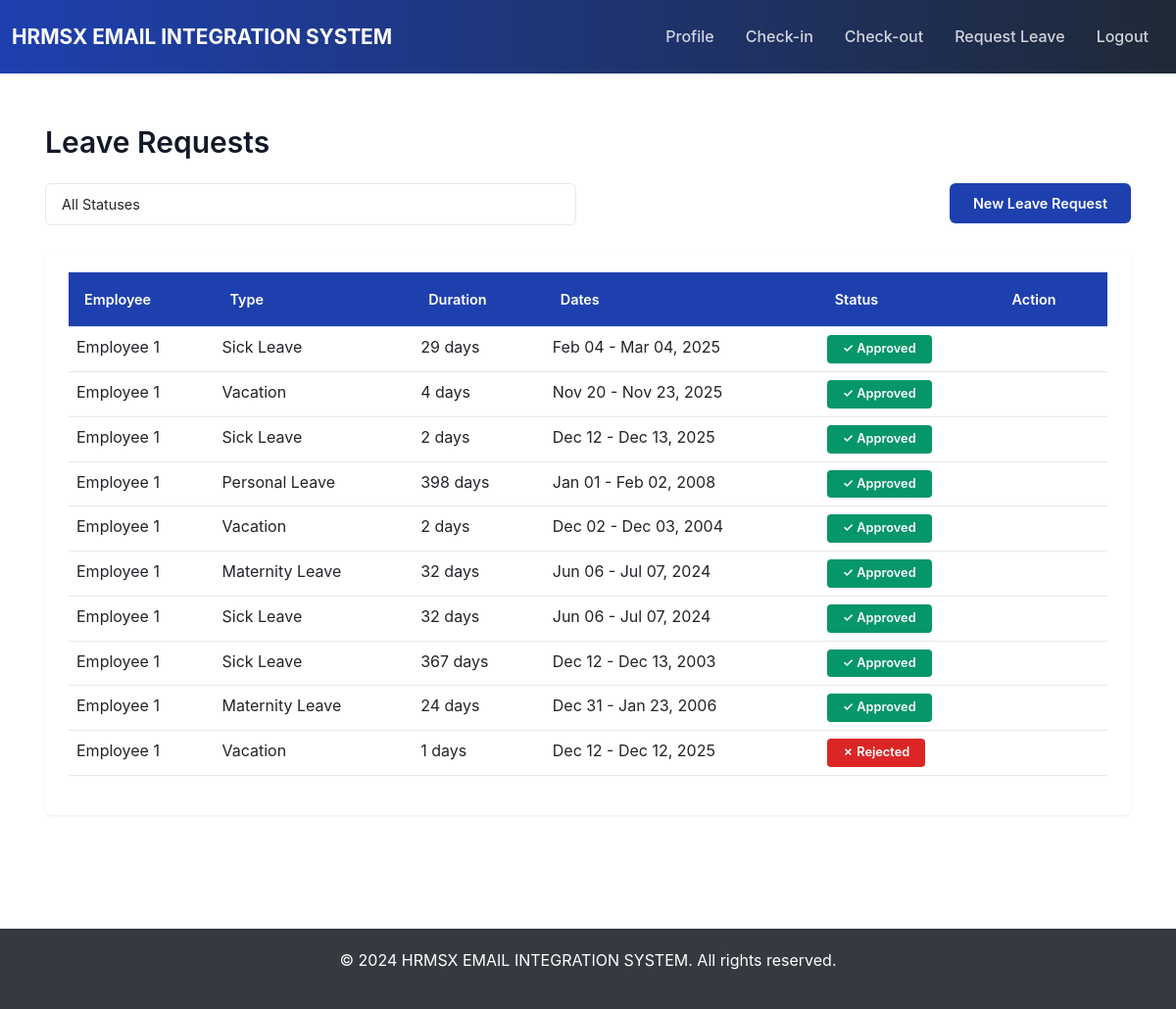
Screenshot of /leave/requests/ (signed in) with the database file from the repository.
### leave/models.py (models this page shows, shortened)
class LeaveRequest(models.Model):
    STATUS_CHOICES = [
        ('pending', 'Pending'),
        ('approved', 'Approved'),
        ('rejected', 'Rejected'),
        ('cancelled', 'Cancelled'),
    ]
    employee = models.ForeignKey(User, on_delete=models.CASCADE, related_name='leave_requests')
    leave_type = models.ForeignKey(LeaveType, on_delete=models.PROTECT)
    start_date = models.DateField()
    end_date = models.DateField()
    reason = models.TextField()
    status = models.CharField(max_length=20, choices=STATUS_CHOICES, default='pending')
    approved_by = models.ForeignKey(User, on_delete=models.SET_NULL, null=True, blank=True, related_name='approved_leaves')
    rejection_reason = models.TextField(blank=True)
    created_at = models.DateTimeField(auto_now_add=True)
    updated_at = models.DateTimeField(auto_now=True)
    class Meta:
        ordering = ['-created_at']
        verbose_name_plural = "Leave Requests"
    def get_duration_days(self):
        return (self.end_date - self.start_date).days + 1

class LeaveType(models.Model):
    name = models.CharField(max_length=50, unique=True)
    description = models.TextField(blank=True)
    is_active = models.BooleanField(default=True)
    created_at = models.DateTimeField(auto_now_add=True)
    class Meta:
        verbose_name_plural = "Leave Types"

### leave/views.py (the view, shortened to what this page needs)
# urls.py: path('requests/', views.leave_requests, name='leave_requests'),
@login_required(login_url='login')
def leave_requests(request):
    user = request.user
    role_profile = get_object_or_404(UserRole, user=user)
    if role_profile.role == 'employee':
        leave_requests = LeaveRequest.objects.filter(employee=user).order_by('-created_at')
    elif role_profile.role == 'hr':
        leave_requests = LeaveRequest.objects.all().order_by('-created_at')
    else:
        messages.error(request, 'You are not authorized to view this page.')
        return redirect('profile')
    status_filter = request.GET.get('status')
    if status_filter:
        leave_requests = leave_requests.filter(status=status_filter)
    paginator = Paginator(leave_requests, 10)
    page_number = request.GET.get('page')
    page_obj = paginator.get_page(page_number)
    context = {
        'page_obj': page_obj,
        'status_filter': status_filter,
        'is_pending': status_filter == 'pending',
        'is_approved': status_filter == 'approved',
        'is_rejected': status_filter == 'rejected',
    }
    return render(request, 'leave/requests.html', context)

### users/context_processors.py (called while the page is built)
def user_role(request):
    if request.user.is_authenticated:
        try:
            role_obj = UserRole.objects.get(user=request.user)
            return {
                'user_role': role_obj.role,
                'user_role_obj': role_obj,
            }
        except UserRole.DoesNotExist:
            return {
                'user_role': None,
                'user_role_obj': None,
            }
    return {
        'user_role': None,
        'user_role_obj': None,
    }

### templates/leave/requests.html (shortened to what this page needs)
{% extends 'base.html' %}
{% block content %}
<div class="container">
    <h2 class="mb-4"> Leave Requests</h2>
    <div class="row mb-4">
        <div class="col-md-6">
            <form method="get" class="d-flex gap-2">
                <select name="status" class="form-select" onchange="this.form.submit()">
                    <option value="">All Statuses</option>
                </select>
            </form>
        </div>
        <div class="col-md-6 text-end">
            {% if user.role_profile.role == 'employee' %}
            <a href="{% url 'request_leave' %}" class="btn btn-primary"> New Leave Request</a>
            {% endif %}
        </div>
    </div>
    <div class="card">
        <div class="card-body">
            {% if page_obj %}
            <table class="table table-hover">
                <thead class="table-light">
                    <tr>
                        <th>Employee</th>
                        <th>Type</th>
                        <th>Duration</th>
                        <th>Dates</th>
                        <th>Status</th>
                        <th>Action</th>
                    </tr>
                </thead>
                <tbody>
                    {% for leave in page_obj %}
                    <tr>
                        <td>{{ leave.employee.get_full_name }}</td>
                        <td>{{ leave.leave_type.name }}</td>
                        <td>{{ leave.get_duration_days }} days</td>
                        <td>{{ leave.start_date|date:"M d" }} - {{ leave.end_date|date:"M d, Y" }}</td>
                        <td>
                            {% if leave.status == 'pending' %}
                            <span class="badge bg-warning">Pending</span>
                            {% elif leave.status == 'approved' %}
                            <span class="badge bg-success">✓ Approved</span>
                            {% elif leave.status == 'rejected' %}
                            <span class="badge bg-danger">✗ Rejected</span>
                            {% else %}
                            <span class="badge bg-secondary">{{ leave.get_status_display }}</span>
                            {% endif %}
                        </td>
                        <td>
                        </td>
                    </tr>
                    {% endfor %}
                </tbody>
            </table>
            {% else %}
            <p class="text-muted text-center py-4">No leave requests found.</p>
            {% endif %}
        </div>
    </div>
</div>
{% endblock %}

### static/custom.css (style rules this page uses)
:root { --primary-color: #1e40af; --secondary-color: #1f2937; --accent-color: #0ea5e9; --success-color: #059669; --danger-color: #dc2626; --warning-color: #d97706; --info-color: #0891b2; --light-bg: #f9fafb; --dark-text: #111827; --border-color: #e5e7eb; }
* { font-family: -apple-system, BlinkMacSystemFont, 'Segoe UI', 'Roboto', 'Oxygen', 'Ubuntu', 'Cantarell', sans-serif; }
body { background: #ffffff; color: var(--dark-text); line-height: 1.6; }
.card { border: none; border-radius: 8px; box-shadow: 0 1px 3px rgba(0, 0, 0, 0.08); transition: all 0.3s ease; margin-bottom: 1.5rem; }
.card-body { padding: 1.5rem; }
.btn { border: none; border-radius: 6px; font-weight: 600; padding: 0.6rem 1.5rem; transition: all 0.3s ease; text-transform: none; font-size: 0.9rem; letter-spacing: 0px; }
.btn-primary { background: var(--primary-color); color: white; }
.badge { padding: 0.5rem 1rem; border-radius: 4px; font-weight: 600; font-size: 0.8rem; letter-spacing: 0px; }
.bg-success { background: var(--success-color) !important; color: white !important; }
.bg-danger { background: var(--danger-color) !important; color: white !important; }
.table { border-collapse: collapse; letter-spacing: 0px; }
.table thead th { background: var(--primary-color); border-bottom: 1px solid var(--border-color); font-weight: 600; color: white; text-transform: none; font-size: 0.9rem; letter-spacing: 0px; padding: 1rem; }
.table tbody tr { border-bottom: 1px solid var(--border-color); transition: all 0.3s ease; }
.form-control, .form-select { border: 1px solid var(--border-color); border-radius: 6px; padding: 0.6rem 1rem; font-size: 0.9rem; transition: all 0.3s ease; letter-spacing: 0px; background: white; }
h1, h2, h3, h4, h5, h6 { color: var(--dark-text); font-weight: 600; margin-bottom: 1rem; }
h2 { font-size: 1.875rem; }
.container { padding: 2rem 1rem; }

### templates/base.html (style rules this page uses)
body { display: flex; flex-direction: column; min-height: 100vh; background-color: #f5f5f5; }
.card { border: none; box-shadow: 0 2px 8px rgba(0, 0, 0, 0.1); border-radius: 8px; }
.btn-primary { background: linear-gradient(135deg, #667eea 0%, #764ba2 100%); border: none; }

### rows the page displays
LeaveRequest: employee.get_full_name "Employee 1", leave_type.name "Sick Leave", get_duration_days "29", start_date "Feb 04", end_date "Mar 04, 2025", status "✓ Approved"
LeaveRequest: employee.get_full_name "Employee 1", leave_type.name "Vacation", get_duration_days "4", start_date "Nov 20", end_date "Nov 23, 2025", status "✓ Approved"
LeaveRequest: employee.get_full_name "Employee 1", leave_type.name "Sick Leave", get_duration_days "2", start_date "Dec 12", end_date "Dec 13, 2025", status "✓ Approved"
LeaveRequest: employee.get_full_name "Employee 1", leave_type.name "Personal Leave", get_duration_days "398", start_date "Jan 01", end_date "Feb 02, 2008", status "✓ Approved"
LeaveRequest: employee.get_full_name "Employee 1", leave_type.name "Vacation", get_duration_days "2", start_date "Dec 02", end_date "Dec 03, 2004", status "✓ Approved"
LeaveRequest: employee.get_full_name "Employee 1", leave_type.name "Maternity Leave", get_duration_days "32", start_date "Jun 06", end_date "Jul 07, 2024", status "✓ Approved"
LeaveRequest: employee.get_full_name "Employee 1", leave_type.name "Sick Leave", get_duration_days "32", start_date "Jun 06", end_date "Jul 07, 2024", status "✓ Approved"
LeaveRequest: employee.get_full_name "Employee 1", leave_type.name "Sick Leave", get_duration_days "367", start_date "Dec 12", end_date "Dec 13, 2003", status "✓ Approved"
LeaveRequest: employee.get_full_name "Employee 1", leave_type.name "Maternity Leave", get_duration_days "24", start_date "Dec 31", end_date "Jan 23, 2006", status "✓ Approved"
LeaveRequest: employee.get_full_name "Employee 1", leave_type.name "Vacation", get_duration_days "1", start_date "Dec 12", end_date "Dec 12, 2025", status "✗ Rejected"
